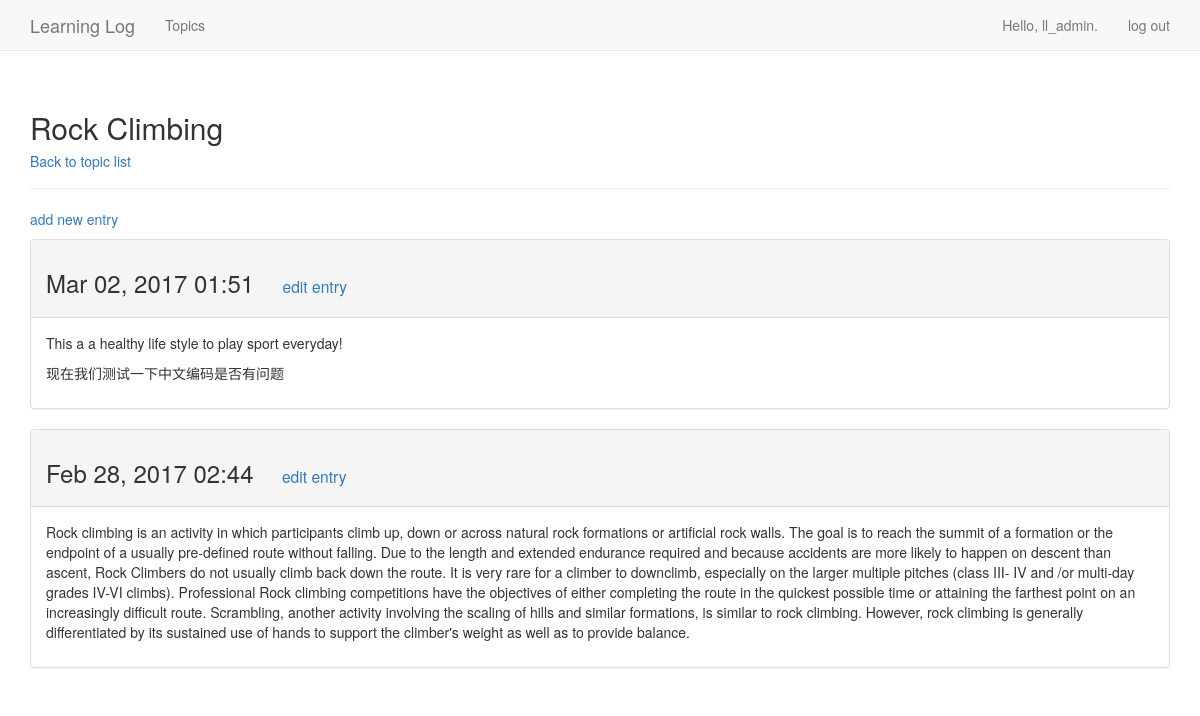
The page /topics/2/ (signed in) on the database its author committed.
### learning_logs/models.py (models this page shows, shortened)
class Topic(models.Model):
    text = models.CharField(max_length = 200)
    date_added = models.DateTimeField(auto_now_add = True)
    owner = models.ForeignKey(User)
    def __str__(self):
        return self.text

class Entry(models.Model):
    topic = models.ForeignKey(Topic)
    text = models.TextField()
    date_added = models.DateTimeField(auto_now_add = True)
    class Meta:
        verbose_name_plural = 'entries'

### learning_logs/views.py (the view)
# urls.py: url(r'^topics/(?P<topic_id>\d+)/$', views.topic, name = 'topic'),
@login_required
def topic(request,topic_id):
    topic = Topic.objects.get(id = topic_id)
    if topic.owner != request.user:
        raise Http404
    entries = topic.entry_set.order_by('-date_added')
    context = {'topic' : topic, 'entries' : entries}
    return render(request, 'learning_logs/topic.html', context)

### learning_logs/templates/learning_logs/topic.html (shortened to what this page needs)
{% extends 'learning_logs/base.html' %}
{% block header %}
  <h2>{{ topic }}
    <h5><a href = "{% url 'learning_logs:topics' %}">Back to topic list</a></h5>
  </h2>
{% endblock header %}
{% block content %}
  <p>
    <a href="{% url 'learning_logs:new_entry' topic.id %}">add new entry</a>
  </p>
  {% for entry in entries %}
    <div class="panel panel-default">
      <div class="panel-heading">
        <h3>
          {{ entry.date_added|date:'M d, Y H:i' }}
          <small>
            <a href="{% url 'learning_logs:edit_entry' entry.id %}">
              edit entry</a>
          </small>
        </h3>
      </div>
      <div class="panel-body">
        {{ entry.text|linebreaks }}
      </div>
    </div>
  {% empty %}
    There are no entries for this topic yet.
  {% endfor %}
{% endblock content %}

### learning_logs/templates/learning_logs/base.html (shortened to what this page needs)
{% load bootstrap3 %}
<!DOCTYPE html>
<html lang = "en">
  <head>
    {% bootstrap_css %}
  </head>
  <body>
    <nav class = "navbar navbar-default navbar-static-top">
      <div class = "container">
        <div class="navbar-header">
          <a class="navbar-brand" href="{% url 'learning_logs:index' %}">
              Learning Log</a>
        </div>
        <div id="navbar" class="navbar-collapse collapse">
          <ul class="nav navbar-nav">
            <li><a href="{% url 'learning_logs:topics' %}">Topics</a></li>
          </ul>
          <ul class="nav navbar-nav navbar-right">
            {% if user.is_authenticated %}
              <li><a>Hello, {{ user.username }}.</a></li>
              <li><a href="{% url 'users:logout' %}">log out</a></li>
            {% else %}
              <li><a href="{% url 'users:register' %}">register</a></li>
              <li><a href="{% url 'users:login' %}">log in</a></li>
            {% endif %}
          </ul>
        </div>
      </div>
    </nav>
    <div class="container">
      <div class="page-header">
        {% block header %}{% endblock %}
      </div>
      <div>
        {% block content %}{% endblock %}
      </div>
    </div>
  </body>
</html>

### rows shown on the page
Topic: text "Rock Climbing"
Entry: date_added "Mar 02, 2017 01:51", text "This a a healthy life style to play sport everyday! 现在我们测试一下中文编码是否有问题"
Entry: date_added "Feb 28, 2017 02:44", text "Rock climbing is an activity in which participants climb up, down or across natural rock formations or artificial rock walls. The goal is to reach the summit of a formation or the endpoint of a usually pre-defined route without falling. Due to the length and extended endurance required and because accidents are more likely to happen on descent than ascent, Rock Climbers do not usually climb back down the route. It is very rare for a climber to downclimb, especially on the larger multiple pitches (class III- IV and /or multi-day grades IV-VI climbs). Professional Rock climbing competitions have the objectives of either completing the route in the quickest possible time or attaining the…"

### other values the page prints
{{ user.username }} "ll_admin"
